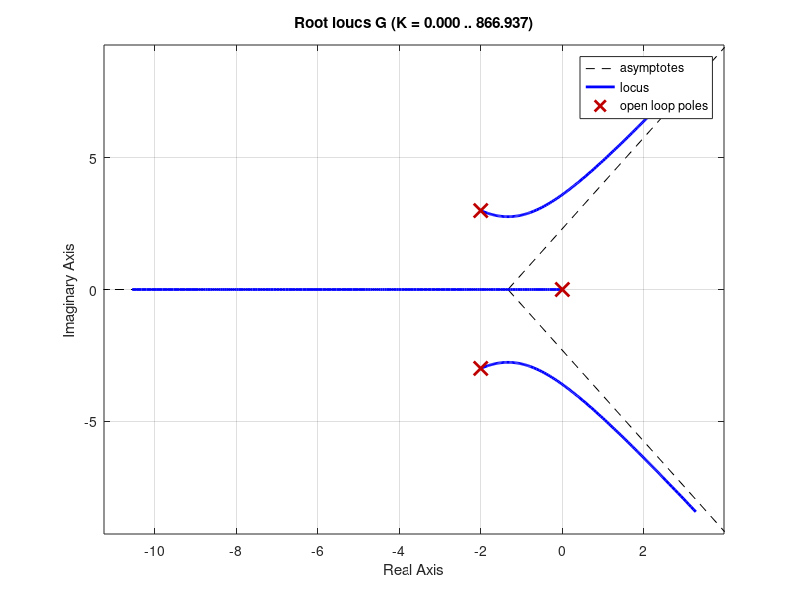

Source code (MATLAB): (Note: this script raises an error after producing the figure.)
% Define the transfer function
s = tf('s');
G = 1 / (s*(s^2 + 4*s + 13));

% Plot the root locus
figure;
rlocus(G);
sgrid(0.2588, 0);

% Find the gain K for a damping ratio of 0.2588
[k, poles] = rlocfind(G);

% Display the gain value
fprintf('The gain K for a damping ratio of 0.2588 is: %.3f\n', k);
